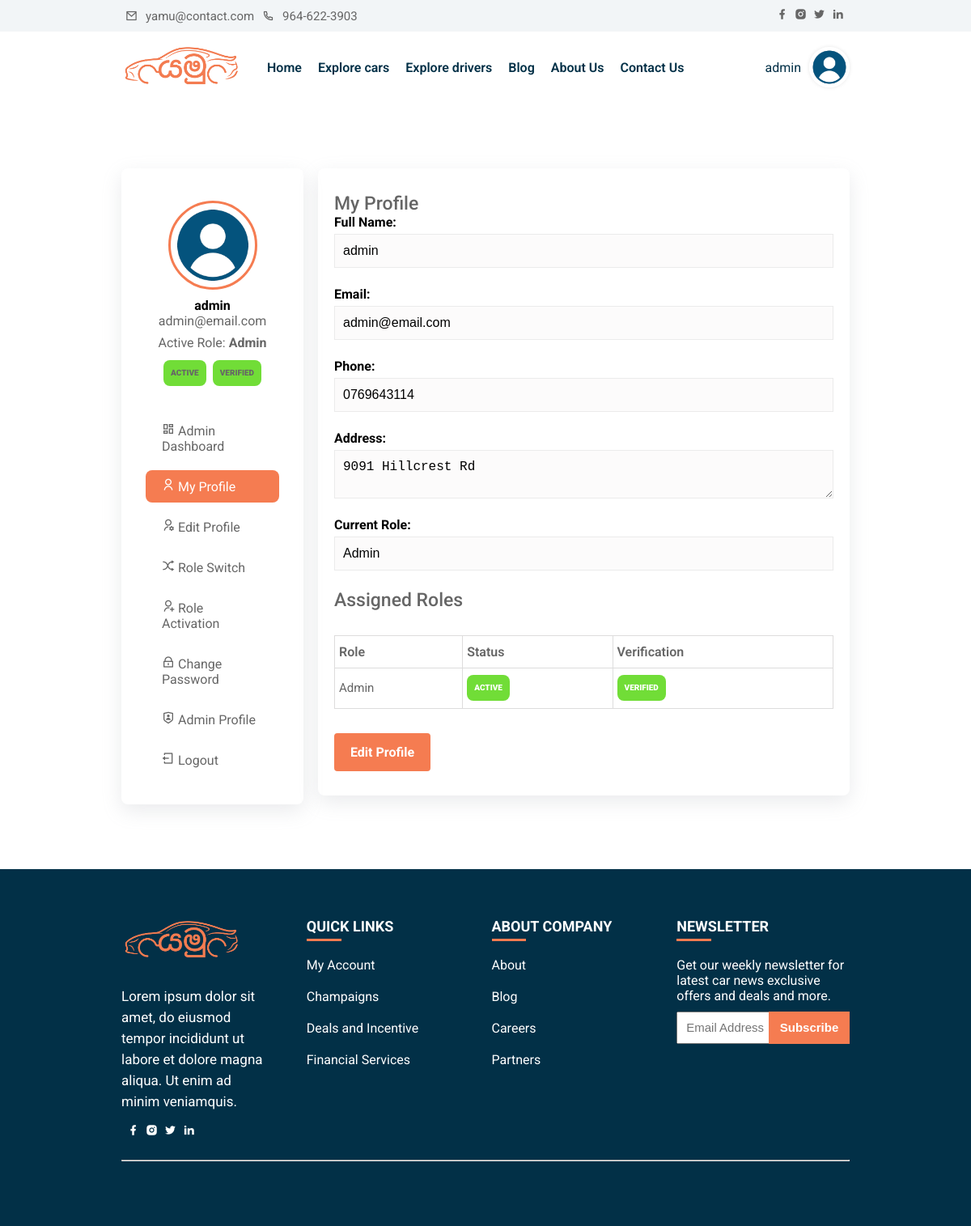
Page /my-profile.php (signed in) on the committed database.
### tables this page shows
CREATE TABLE IF NOT EXISTS `users` (
  `user_id` int(11) NOT NULL AUTO_INCREMENT,
  `username` varchar(50) DEFAULT NULL,
  `password` varchar(50) DEFAULT NULL,
  `role` enum('admin','staff','driver','customer') NOT NULL DEFAULT 'customer',
  `full_name` varchar(255) DEFAULT NULL,
  `email` varchar(255) DEFAULT NULL,
  `address` longtext,
  `city` varchar(50) DEFAULT NULL,
  `phone` varchar(11) DEFAULT NULL,
  `dob` varchar(50) DEFAULT NULL,
  `license_or_nic` varchar(100) DEFAULT NULL,
  `verification_status` varchar(20) NOT NULL DEFAULT 'verified',
  `bio` longtext,
  `profile_pic` varchar(255) DEFAULT NULL,
  `account_status` varchar(20) NOT NULL DEFAULT 'active',
  `rag_date` datetime DEFAULT NULL,
  `created_at` datetime DEFAULT NULL,
  `updated_at` datetime DEFAULT NULL,
  PRIMARY KEY (`user_id`)
);

### includes/auth.php (called while the page is built, shortened)
<?php
function carzo_e($value)
{
    return htmlspecialchars((string) $value, ENT_QUOTES, 'UTF-8');
}
function carzo_normalize_role($role)
{
    $role = strtolower(trim((string) $role));
    $allowedRoles = ['admin', 'staff', 'driver', 'customer'];
    return in_array($role, $allowedRoles, true) ? $role : 'customer';
}
function carzo_role_label($role)
{
    return ucfirst(carzo_normalize_role($role));
}
function carzo_is_admin_panel_role($role)
{
    return in_array(carzo_normalize_role($role), ['admin', 'staff'], true);
}
function carzo_normalize_account_status($status, $role = 'customer')
{
    $status = strtolower(trim((string) $status));
    $allowedStatuses = ['active', 'pending', 'verified', 'suspended', 'rejected', 'deactivated'];
    return $status;
}
function carzo_normalize_role_status($status, $role = 'customer')
{
    return carzo_normalize_account_status($status, $role);
}
function carzo_normalize_verification_status($status, $role = 'customer')
{
    $status = strtolower(trim((string) $status));
    $allowedStatuses = ['unverified', 'pending', 'approved', 'rejected', 'verified'];
    return $status;
}
function carzo_table_exists($conn, $tableName)
{
    $key = spl_object_hash($conn) . ':' . $tableName;
    $escapedTable = mysqli_real_escape_string($conn, (string) $tableName);
    $result = @mysqli_query($conn, "SHOW TABLES LIKE '{$escapedTable}'");
    $exists = $result instanceof mysqli_result && $result->num_rows > 0;
    return $exists;
}
function carzo_fetch_user_roles($conn, $userId, $fallbackRole = 'customer', $fallbackAccountStatus = 'active', $fallbackVerificationStatus = 'verified')
{
    $assignments = [];
    $userId = (int) $userId;
    if ($conn && $userId > 0 && carzo_table_exists($conn, 'user_roles')) {
        $stmt = $conn->prepare(
            'SELECT role_key, role_status, verification_status, is_primary
             FROM user_roles
             WHERE user_id = ?
             ORDER BY is_primary DESC, created_at ASC'
        );
        if ($stmt) {
            $stmt->bind_param('i', $userId);
            $stmt->execute();
            $result = $stmt->get_result();
            if ($result) {
                while ($row = $result->fetch_assoc()) {
                    $role = carzo_normalize_role($row['role_key'] ?? 'customer');
                    $assignments[$role] = [
                        'role' => $role,
                        'role_status' => carzo_normalize_role_status($row['role_status'] ?? carzo_default_account_status_for_role($role), $role),
                        'verification_status' => carzo_normalize_verification_status($row['verification_status'] ?? carzo_default_verification_status_for_role($role), $role),
                        'is_primary' => (int) ($row['is_primary'] ?? 0) === 1,
                    ];
                }
            }
            $stmt->close();
        }
    }
    $role = carzo_normalize_role($fallbackRole);
    $assignments[$role] = [
        'role' => $role,
        'role_status' => carzo_normalize_role_status($fallbackAccountStatus, $role),
        'verification_status' => carzo_normalize_verification_status($fallbackVerificationStatus, $role),
        'is_primary' => true,
    ];
    return $assignments;
}
function carzo_is_admin_authenticated()
{
    return isset($_SESSION['admin']) && carzo_is_admin_panel_role($_SESSION['admin']['role'] ?? null);
}
function carzo_current_user()
{
    return $_SESSION['user'] ?? null;
}
function carzo_current_user_role()
{
    return $_SESSION['user']['active_role'] ?? ($_SESSION['user']['role'] ?? null);
}
function carzo_badge_class($status)
{
    $status = strtolower(trim((string) $status));
    if (in_array($status, ['active', 'approved', 'verified', 'confirmed', 'completed', 'paid', 'available', 'good', 'visible', 'resolved'], true)) {
        return 'Status-conpleted-badge';
    }
    return 'Status-inactive-badge';
}
function carzo_fetch_user_by_id($conn, $userId)
{
    $stmt = $conn->prepare('SELECT * FROM users WHERE user_id = ? LIMIT 1');
    $stmt->bind_param('i', $userId);
    $stmt->execute();
    $result = $stmt->get_result();
    $row = $result ? $result->fetch_assoc() : null;
    return $row ?: null;
}
function carzo_profile_avatar_path($fileName)
{
    $fileName = !empty($fileName) ? $fileName : 'avatar.png';
    return 'assets/images/uploads/avatar/' . $fileName;
}

### my-profile.php (the view, shortened to what this page needs)
<?php
    require_once __DIR__ . '/includes/auth.php';
    include 'includes/config.php';
    $page_title = "My Profile";
    $currentUser = carzo_current_user();
    $userId = (int) ($currentUser['user_ID'] ?? 0);
    $userRow = carzo_fetch_user_by_id($conn, $userId);
    $assignments = carzo_fetch_user_roles(
        $conn,
        $userId,
        $currentUser['primary_role'] ?? $currentUser['role'] ?? 'customer',
        $currentUser['account_status'] ?? 'active',
        $currentUser['verification_status'] ?? 'verified'
    );
?>
<!DOCTYPE html>
<html lang="en">
<head>
    <?php include('includes/header.php'); ?>
</head>
<body>
    <?php include('includes/menu.php'); ?>
    <section class="profile">
        <div class="container">
            <div class="row">
                <?php
                    $currentAccountPage = 'my-profile';
                    include('includes/account-sidebar.php');
                ?>
                <div class="profile-details card">
                    <h3>My Profile</h3>
                    <div class="form-group">
                        <label>Full Name:</label>
                        <input type="text" value="<?php echo carzo_e($userRow['full_name'] ?? ''); ?>" readonly />
                    </div>
                    <div class="form-group">
                        <label>Email:</label>
                        <input type="text" value="<?php echo carzo_e($userRow['email'] ?? ''); ?>" readonly />
                    </div>
                    <div class="form-group">
                        <label>Phone:</label>
                        <input type="text" value="<?php echo carzo_e($userRow['phone'] ?? ''); ?>" readonly />
                    </div>
                    <div class="form-group">
                        <label>Address:</label>
                        <textarea readonly><?php echo carzo_e($userRow['address'] ?? ''); ?></textarea>
                    </div>
                    <div class="form-group">
                        <label>Current Role:</label>
                        <input type="text" value="<?php echo carzo_e(carzo_role_label(carzo_current_user_role())); ?>" readonly />
                    </div>
                    <h3>Assigned Roles</h3>
                    <table id="table">
                        <thead>
                            <tr>
                                <th>Role</th>
                                <th>Status</th>
                                <th>Verification</th>
                            </tr>
                        </thead>
                        <tbody class="table-body">
                            <?php foreach ($assignments as $roleKey => $assignment) { ?>
                                <?php
                                    $roleStatus = carzo_normalize_role_status($assignment['role_status'] ?? 'active', $roleKey);
                                    $verificationStatus = carzo_normalize_verification_status($assignment['verification_status'] ?? 'verified', $roleKey);
                                ?>
                                <tr>
                                    <td><?php echo carzo_e(carzo_role_label($roleKey)); ?></td>
                                    <td><span class="<?php echo carzo_e(carzo_badge_class($roleStatus)); ?>"><?php echo carzo_e(ucfirst($roleStatus)); ?></span></td>
                                    <td><span class="<?php echo carzo_e(carzo_badge_class($verificationStatus)); ?>"><?php echo carzo_e(ucfirst(str_replace('_', ' ', $verificationStatus))); ?></span></td>
                                </tr>
                            <?php } ?>
                        </tbody>
                    </table>
                    <div class="form-submit" style="margin-top: 24px;">
                        <a href="edit-profile.php" class="btn main-btn">Edit Profile</a>
                    </div>
                </div>
            </div>
        </div>
    </section>
    <?php include('includes/footer.php'); ?>
</body>
</html>

### includes/menu.php (shortened to what this page needs)
<?php
    require_once __DIR__ . '/auth.php';
    $signedInAdmin = $_SESSION['admin'] ?? null;
    $currentPage = basename($_SERVER['PHP_SELF'] ?? '');
?>
        <div class="top-nav">
            <div class="container row">
                <div class="contact-info row">
                    <div>
                        <i class="ri-mail-line"></i>
                        <a href="mailto:yamu@contact.com">yamu@contact.com</a>
                    </div>
                    <div>
                        <i class="ri-phone-line"></i>
                        <a href="tel: 123456789">964-622-3903</a>
                    </div>
                </div>
                <div class="social-icon">
                    <a href="#" title="facebook">
                        <i class="ri-facebook-fill"></i>
                    </a>
                    <a href="#" title="instagram">
                        <i class="ri-instagram-fill"></i>
                    </a>
                    <a href="#" title="twitter">
                        <i class="ri-twitter-fill"></i>
                    </a>
                    <a href="#" title="linkedin">
                        <i class="ri-linkedin-fill"></i>
                    </a>
                </div>
            </div>
        </div>
        <nav id="nav">
            <div class="container">
                <a href="index.php" class="">
                    <img class="navbar-brand" src="assets/images/logo/logo-full.png" alt="Yamu logo">
                </a>
                <ul class="navbar" id="navbar">
                    <li class="navbar-item">
                        <a class="navbar-link <?php echo $currentPage === 'index.php' ? 'active' : ''; ?>" href="index.php">Home</a>
                    </li>
                    <li class="navbar-item">
                        <a class="navbar-link <?php echo isset($page_title) && $page_title === 'Car Listing' ? 'active' : ''; ?>" href="car-listing.php">Explore cars</a>
                    </li>
                    <li class="navbar-item">
                        <a class="navbar-link <?php echo in_array($page_title ?? '', ['Explore Drivers', 'Driver Details'], true) ? 'active' : ''; ?>" href="drivers.php">Explore drivers</a>
                    </li>
                    <li class="navbar-item">
                        <a class="navbar-link <?php echo isset($page_title) && $page_title === 'Blog' ? 'active' : ''; ?>" href="blog.php">Blog</a>
                    </li>
                    <li class="navbar-item">
                        <a class="navbar-link <?php echo isset($page_title) && $page_title === 'About' ? 'active' : ''; ?>" href="about.php">About Us</a>
                    </li>
                    <li class="navbar-item">
                        <a class="navbar-link <?php echo isset($page_title) && $page_title === 'Contact' ? 'active' : ''; ?>" href="contact.php">Contact Us</a>
                    </li>
                </ul>
                <ul class="sign-btn">
                    <?php
                        if (carzo_is_admin_authenticated()) {
                            ?>
                                <div class="login-menu subnav">
                                    <span><?php echo carzo_e($signedInAdmin['username'] ?? 'admin'); ?></span>
                                    <div class="avatar">
                                        <img src="<?php echo carzo_e(carzo_profile_avatar_path($signedInAdmin['avatar'] ?? 'avatar.png')); ?>" alt="avatar">
                                    </div>
                                </div>
                            <?php
                        }
                    ?>
                </ul>
            </div>
        </nav>

### includes/account-sidebar.php (shortened to what this page needs)
<?php
    $currentUser = $_SESSION['user'];
    $currentRole = $currentUser['active_role'] ?? ($currentUser['role'] ?? 'customer');
    $assignedRoles = $currentUser['roles'] ?? [$currentRole];
    $currentAccountPage = $currentAccountPage ?? '';
    $accountStatusClass = carzo_badge_class($currentUser['account_status'] ?? 'active');
    $verificationClass = carzo_badge_class($currentUser['verification_status'] ?? 'verified');
?>
<div class="profile-card card sticky">
    <div class="avatar">
        <img src="<?php echo carzo_e(carzo_profile_avatar_path($currentUser['avatar'] ?? 'avatar.png')); ?>" alt="avatar">
    </div>
    <h4><?php echo carzo_e($currentUser['name'] ?? ''); ?></h4>
    <span><?php echo carzo_e($currentUser['email'] ?? ''); ?></span>
    <span style="display:block; margin-top: 8px;">
        Active Role: <strong><?php echo carzo_e(carzo_role_label($currentRole)); ?></strong>
    </span>
    <div class="account-meta">
        <span class="<?php echo carzo_e($accountStatusClass); ?>">
            <?php echo carzo_e(ucfirst($currentUser['account_status'] ?? 'active')); ?>
        </span>
        <span class="<?php echo carzo_e($verificationClass); ?>">
            <?php echo carzo_e(ucfirst(str_replace('_', ' ', $currentUser['verification_status'] ?? 'verified'))); ?>
        </span>
    </div>
    <ul class="sidenav-list">
        <?php if (carzo_is_admin_panel_role($currentRole)) { ?>
            <li class="sidenav-item">
                <a href="admin/dashboard.php" class="nav-links">
                    <i class="ri-dashboard-line"></i>
                    Admin Dashboard
                </a>
            </li>
        <?php } ?>
        <li class="sidenav-item">
            <a href="my-profile.php" class="nav-links <?php echo $currentAccountPage === 'my-profile' ? 'active' : ''; ?>">
                <i class="ri-user-line"></i>
                My Profile
            </a>
        </li>
        <li class="sidenav-item">
            <a href="edit-profile.php" class="nav-links <?php echo $currentAccountPage === 'edit-profile' ? 'active' : ''; ?>">
                <i class="ri-user-settings-line"></i>
                Edit Profile
            </a>
        </li>
        <li class="sidenav-item">
            <a href="role-switch.php" class="nav-links <?php echo $currentAccountPage === 'role-switch' ? 'active' : ''; ?>">
                <i class="ri-shuffle-line"></i>
                Role Switch
            </a>
        </li>
        <li class="sidenav-item">
            <a href="role-activation.php" class="nav-links <?php echo $currentAccountPage === 'role-activation' ? 'active' : ''; ?>">
                <i class="ri-user-add-line"></i>
                Role Activation
            </a>
        </li>
        <li class="sidenav-item">
            <a href="update-password.php" class="nav-links <?php echo $currentAccountPage === 'password' ? 'active' : ''; ?>">
                <i class="ri-lock-line"></i>
                Change Password
            </a>
        </li>
        <?php if (in_array('admin', $assignedRoles, true)) { ?>
            <li class="sidenav-item">
                <a href="admin-profile.php" class="nav-links <?php echo $currentAccountPage === 'admin-profile' ? 'active' : ''; ?>">
                    <i class="ri-shield-user-line"></i>
                    Admin Profile
                </a>
            </li>
        <?php } ?>
        <li class="sidenav-item">
            <a href="logout.php" class="nav-links">
                <i class="ri-logout-box-line"></i>
                Logout
            </a>
        </li>
    </ul>
</div>

### rows in the picture
users: username "admin", profile_pic (placeholder picture), email "admin@email.com", account_status "ACTIVE", verification_status "VERIFIED", full_name "admin", phone "0769643114", address "9091 Hillcrest Rd", roleKey "Admin"

### other values in the picture
carzo_e($currentUser['name'] ?? '') "admin"
carzo_e(carzo_role_label($currentRole)) "Admin"
